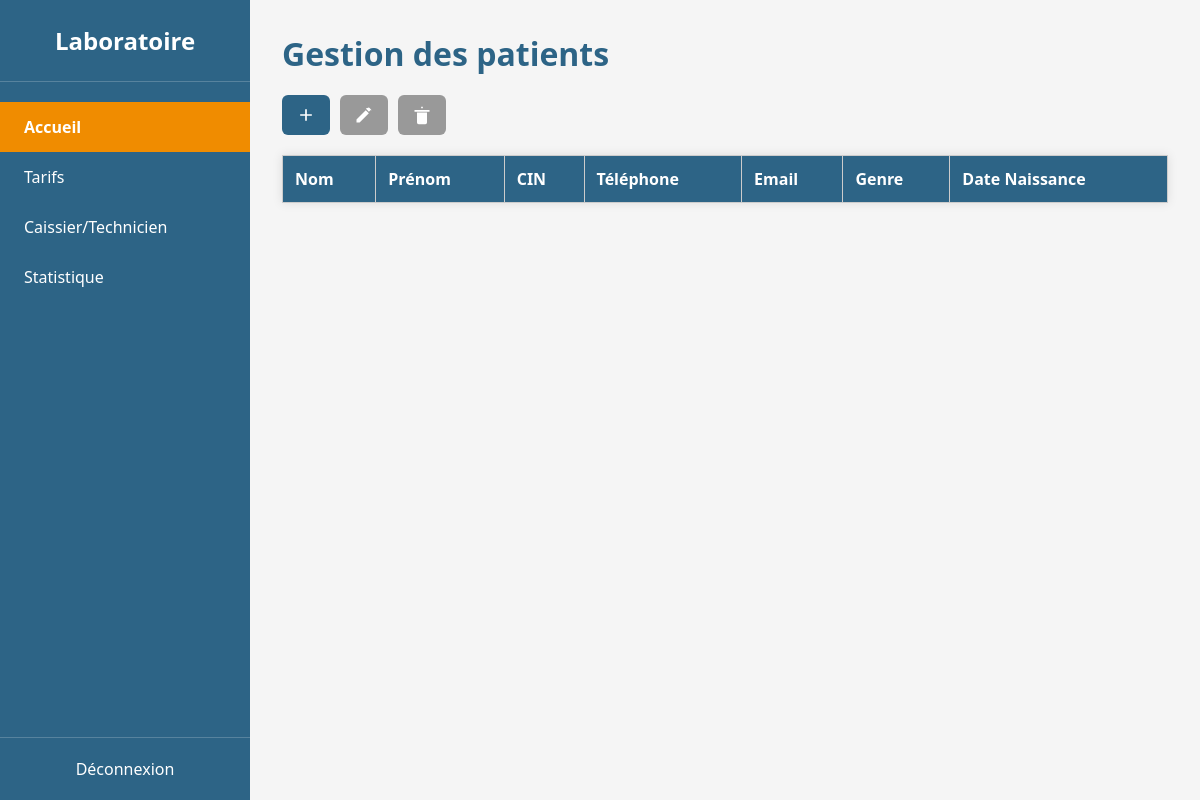
The page /admin/docteur/accueil.php on the database as committed earlier.
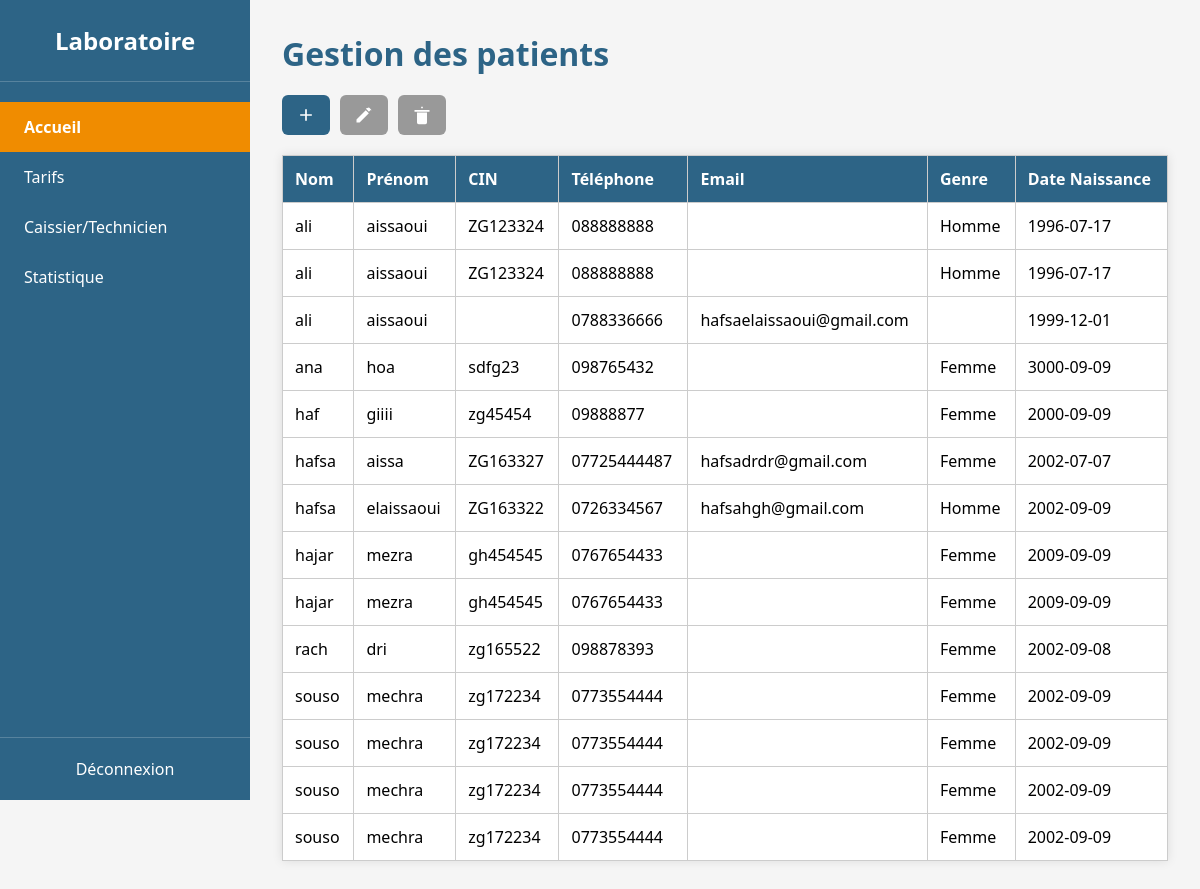
The same page on the database as committed later.
### tables this page shows
CREATE TABLE `patient` (
  `id_patient` int(10) UNSIGNED NOT NULL,
  `patient_nom` varchar(255) NOT NULL,
  `patient_prenom` varchar(255) NOT NULL,
  `patient_cin` varchar(50) NOT NULL,
  `patient_telephone` varchar(255) NOT NULL,
  `patient_date_naissance` date NOT NULL,
  `patient_genre` enum('Homme','Femme') NOT NULL,
  `patient_date_inscription` datetime NOT NULL,
  `patient_password` varchar(255) NOT NULL,
  `patient_email` varchar(255) NOT NULL
);

### admin/docteur/accueil.php (the view, shortened to what this page needs)
<?php
$host = 'localhost';
$db = 'labonew';
$user = 'root';
$pass = '';
$charset = 'utf8mb4';
$dsn = "mysql:host=$host;dbname=$db;charset=$charset";
$options = [
    PDO::ATTR_ERRMODE => PDO::ERRMODE_EXCEPTION,
    PDO::ATTR_DEFAULT_FETCH_MODE => PDO::FETCH_ASSOC,
];
try {
    $pdo = new PDO($dsn, $user, $pass, $options);
} catch (PDOException $e) {
    echo "Échec de la connexion : " . $e->getMessage();
    exit;
}
$stmtPatients = $pdo->query("SELECT * FROM patient ORDER BY patient_nom");
$patients = $stmtPatients->fetchAll();
?>
<!DOCTYPE html>
<html lang="fr">
<head>
</head>
<body>
<div class="sidebar">
    <div class="sidebar-header">Laboratoire</div>
    <nav class="sidebar-nav">
        <a href="#" class="active">Accueil</a>
        <a href="tarifs.php">Tarifs</a>
        <a href="technicien_caissier.php">Caissier/Technicien</a>
        <a href="statistique.php">Statistique</a>
    </nav>
    <div class="sidebar-footer">
        <a href="#">Déconnexion</a>
    </div>
</div>
<div class="main-content">
    <h1>Gestion des patients</h1>
    <div class="actions">
        <button class="icon-btn" title="Ajouter" onclick="openModalAdd()" aria-label="Ajouter patient">
            <svg xmlns="http://www.w3.org/2000/svg" viewBox="0 0 24 24">
                <path d="M19 11h-6V5h-2v6H5v2h6v6h2v-6h6z"/>
            </svg>
        </button>
        <button class="icon-btn" id="editBtn" onclick="openModalEdit()" disabled title="Modifier" aria-label="Modifier patient">
            <svg xmlns="http://www.w3.org/2000/svg" viewBox="0 0 24 24">
                <path d="M3 17.25V21h3.75L17.81 9.94l-3.75-3.75L3 17.25zM20.71 7.04a1.004 1.004 0 000-1.42l-2.34-2.34a1.004 1.004 0 00-1.42 0L14.13 4.34l3.75 3.75 2.83-2.83z"/>
            </svg>
        </button>
        <button class="icon-btn" id="deleteBtn" onclick="confirmDelete()" disabled title="Supprimer" aria-label="Supprimer patient">
            <svg xmlns="http://www.w3.org/2000/svg" viewBox="0 0 24 24">
                <path d="M3 6h18v2H3V6zm3 3h12v12a2 2 0 01-2 2H8a2 2 0 01-2-2V9zm5-7h2v2h-2V2z"/>
            </svg>
        </button>
    </div>
    <table id="patientsTable" role="grid" aria-label="Liste des patients">
        <thead>
            <tr>
                <th>Nom</th><th>Prénom</th><th>CIN</th><th>Téléphone</th><th>Email</th><th>Genre</th><th>Date Naissance</th>
            </tr>
        </thead>
        <tbody>
        <?php foreach ($patients as $patient): ?>
            <tr data-id="<?= $patient['id_patient'] ?>" tabindex="0">
                <td><?= htmlspecialchars($patient['patient_nom']) ?></td>
                <td><?= htmlspecialchars($patient['patient_prenom']) ?></td>
                <td><?= htmlspecialchars($patient['patient_cin']) ?></td>
                <td><?= htmlspecialchars($patient['patient_telephone']) ?></td>
                <td><?= htmlspecialchars($patient['patient_email']) ?></td>
                <td><?= htmlspecialchars($patient['patient_genre']) ?></td>
                <td><?= htmlspecialchars($patient['patient_date_naissance']) ?></td>
            </tr>
        <?php endforeach; ?>
        </tbody>
    </table>
</div>
</body>
</html>

Rows that differ between the two databases and show on the page:
added patient: patient_nom "ali", patient_prenom "aissaoui", patient_cin "ZG123324", patient_telephone "088888888", patient_genre "Homme", patient_date_naissance "1996-07-17"
added patient: patient_nom "ali", patient_prenom "aissaoui", patient_cin "ZG123324", patient_telephone "088888888", patient_genre "Homme", patient_date_naissance "1996-07-17"
added patient: patient_nom "ali", patient_prenom "aissaoui", patient_telephone "0788336666", patient_email "hafsaelaissaoui@gmail.com", patient_date_naissance "1999-12-01"
added patient: patient_nom "ana", patient_prenom "hoa", patient_cin "sdfg23", patient_telephone "098765432", patient_genre "Femme", patient_date_naissance "3000-09-09"
added patient: patient_nom "haf", patient_prenom "giiii", patient_cin "zg45454", patient_telephone "09888877", patient_genre "Femme", patient_date_naissance "2000-09-09"
added patient: patient_nom "hafsa", patient_prenom "aissa", patient_cin "ZG163327", patient_telephone "07725444487", patient_email "hafsadrdr@gmail.com", patient_genre "Femme", patient_date_naissance "2002-07-07"
added patient: patient_nom "hafsa", patient_prenom "elaissaoui", patient_cin "ZG163322", patient_telephone "0726334567", patient_email "hafsahgh@gmail.com", patient_genre "Homme", patient_date_naissance "2002-09-09"
added patient: patient_nom "hajar", patient_prenom "mezra", patient_cin "gh454545", patient_telephone "0767654433", patient_genre "Femme", patient_date_naissance "2009-09-09"
added patient: patient_nom "hajar", patient_prenom "mezra", patient_cin "gh454545", patient_telephone "0767654433", patient_genre "Femme", patient_date_naissance "2009-09-09"
added patient: patient_nom "rach", patient_prenom "dri", patient_cin "zg165522", patient_telephone "098878393", patient_genre "Femme", patient_date_naissance "2002-09-08"
added patient: patient_nom "souso", patient_prenom "mechra", patient_cin "zg172234", patient_telephone "0773554444", patient_genre "Femme", patient_date_naissance "2002-09-09"
added patient: patient_nom "souso", patient_prenom "mechra", patient_cin "zg172234", patient_telephone "0773554444", patient_genre "Femme", patient_date_naissance "2002-09-09"
added patient: patient_nom "souso", patient_prenom "mechra", patient_cin "zg172234", patient_telephone "0773554444", patient_genre "Femme", patient_date_naissance "2002-09-09"
added patient: patient_nom "souso", patient_prenom "mechra", patient_cin "zg172234", patient_telephone "0773554444", patient_genre "Femme", patient_date_naissance "2002-09-09"
